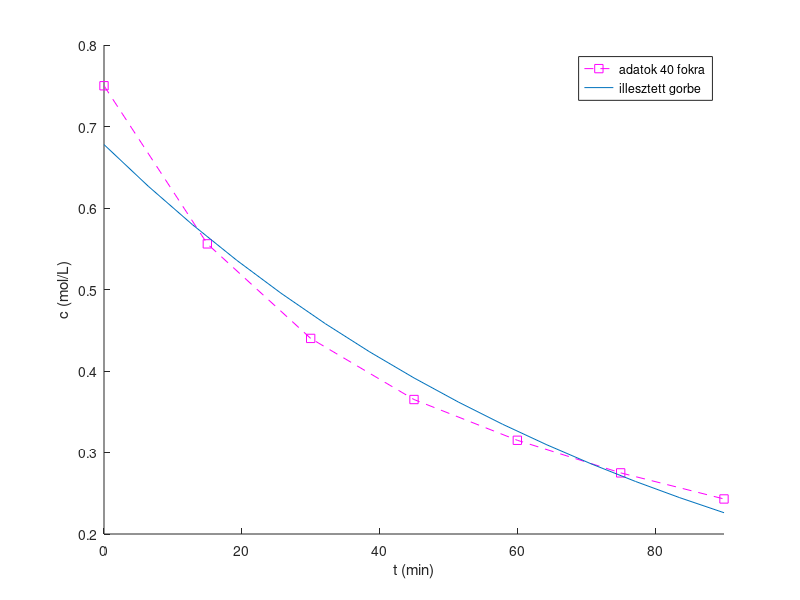
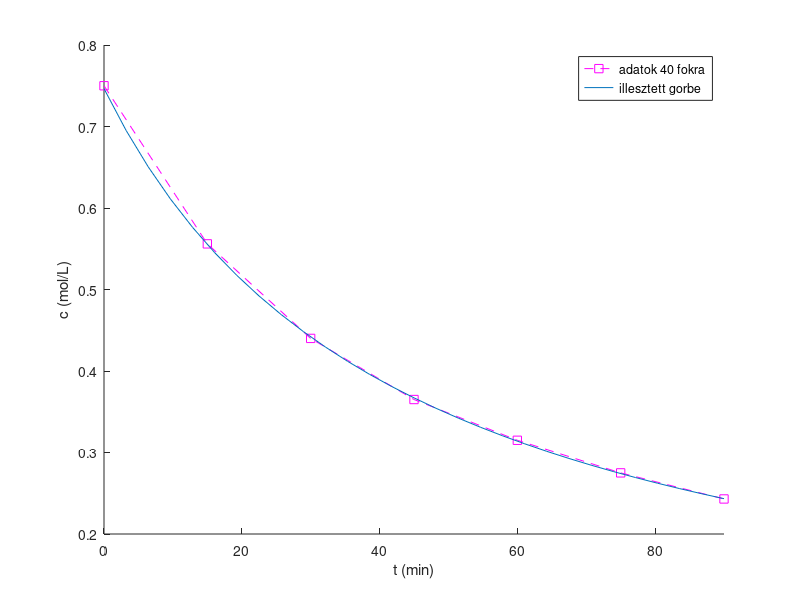
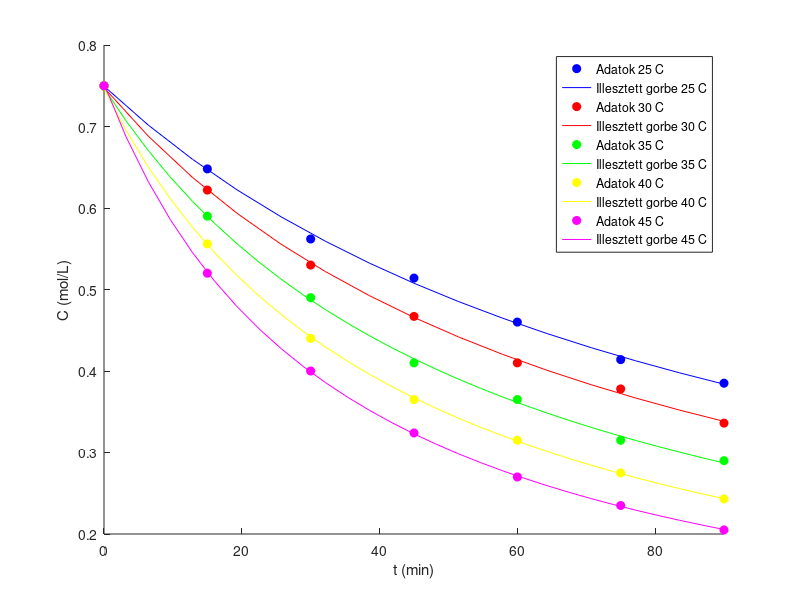
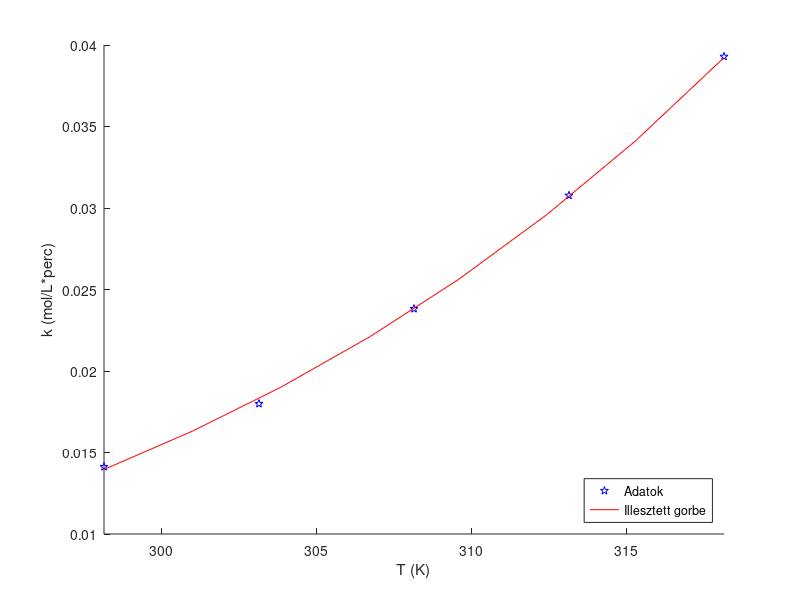

Write the MATLAB code that produced these figures, in order.
clc(), clear(), close('all');

%%Adatok
t_intv = [0, 15, 30, 45, 60, 75, 90]; %%min

c_1 = [0.750, 0.648, 0.562, 0.514, 0.460, 0.414, 0.385]; %%mol/L
c_2 = [0.750, 0.622, 0.530, 0.467, 0.410, 0.378, 0.336]; %%mol/L
c_3 = [0.750, 0.590, 0.490, 0.410, 0.365, 0.315, 0.290]; %%mol/L
c_4 = [0.750, 0.556, 0.440, 0.365, 0.315, 0.275, 0.243]; %%mol/L
c_5 = [0.750, 0.520, 0.400, 0.324, 0.270, 0.235, 0.205]; %%mol/L

t_fok = [25,30,35,40,45]; %%Celsius
T = t_fok + 273.15; %%Kelvin
Trec = 1./T;

%%1 alpont
y_1 = log(c_4);
y_2 = 1./c_4;
%%2 alpont
rec_c_1 = 1 ./c_1;
rec_c_2 = 1 ./c_2;
rec_c_3 = 1 ./c_3;
rec_c_4 = 1 ./c_4;
rec_c_5 = 1 ./c_5;

%% 1.ALPONT - MEGOLDAS
eredm_elsod = polyfit(t_intv, y_1, 1);
c0_elsod = exp(eredm_elsod(2));
k_elsod = -eredm_elsod(1);

eredm_masod = polyfit(t_intv, y_2, 1);
c0_masod = 1./eredm_masod(2);
k_masod = eredm_masod(1);


%% 1.ALPONT - FUGGVENYEK
f_elsod = @ (t) c0_elsod * exp(-k_elsod * t);
f_masod = @(t) c0_masod ./ (1+ k_masod * c0_masod * t);

%% 1.ALPONT - ABRAZOLAS

figure('Name','Elsorendu reakcio');
hold('on');
plot(t_intv, c_4, 'sm--');
fplot( f_elsod, [t_intv(1),t_intv(end)]);
hold('off');
xlabel('t (min)'); ylabel('c (mol/L)');
legend('adatok 40 fokra', 'illesztett gorbe');

figure('Name','Masodrendu reakcio ')
hold('on');
plot(t_intv, c_4, 'sm--');
fplot( f_masod, [t_intv(1),t_intv(end)]);
hold('off');
xlabel('t (min)'); ylabel('c (mol/L)');
legend('adatok 40 fokra', 'illesztett gorbe');

%% 2.ALPONT - MEGOLDAS
eredm_masod_25 = polyfit(t_intv, rec_c_1, 1);
c0_masod_25 = 1./eredm_masod_25(2);
k25 = eredm_masod_25(1);
f_masod_25= @(t) c0_masod_25 ./ (1+ k25 * c0_masod_25 * t);

eredm_masod_30 = polyfit(t_intv, rec_c_2, 1);
c0_masod_30 = 1./eredm_masod_30(2);
k30 = eredm_masod_30(1);
f_masod_30= @(t) c0_masod_30 ./ (1+ k30 * c0_masod_30 * t);

eredm_masod_35 = polyfit(t_intv, rec_c_3, 1);
c0_masod_35 = 1./eredm_masod_35(2);
k35 = eredm_masod_35(1);
f_masod_35= @(t) c0_masod_35 ./ (1+ k35 * c0_masod_35 * t);

eredm_masod_40 = polyfit(t_intv, rec_c_4, 1);
c0_masod_40 = 1./eredm_masod_40(2);
k40 = eredm_masod_40(1);
f_masod_40= @(t) c0_masod_40 ./ (1+ k40 * c0_masod_40 * t);

eredm_masod_45 = polyfit(t_intv, rec_c_5, 1);
c0_masod_45 = 1./eredm_masod_45(2);
k45 = eredm_masod_45(1);
f_masod_45= @(t) c0_masod_45 ./ (1+ k45 * c0_masod_45 * t);

k = [k25, k30,k35, k40, k45];

%% 2.ALPONT - ABRAZOLAS
figure('Name', 'Reakciosebessegi allandok');
hold('on');
plot(t_intv, c_1,'bo', 'MarkerFaceColor', 'b');
fplot(f_masod_25,[t_intv(1),t_intv(end)], 'b');
plot(t_intv, c_2,'ro', 'MarkerFaceColor', 'r');
fplot(f_masod_30,[t_intv(1),t_intv(end)], 'r' );
plot(t_intv, c_3,'go', 'MarkerFaceColor', 'g');
fplot(f_masod_35,[t_intv(1),t_intv(end)], 'g');
plot(t_intv, c_4,'yo','MarkerFaceColor', 'y');
fplot(f_masod_40,[t_intv(1),t_intv(end)], 'y' );
plot(t_intv, c_5,'mo', 'MarkerFaceColor', 'm');
fplot(f_masod_45,[t_intv(1),t_intv(end)], 'm' );
hold('off');
xlabel('t (min)'); ylabel('C (mol/L)');
legend('Adatok 25 C', 'Illesztett gorbe 25 C','Adatok 30 C', 'Illesztett gorbe 30 C','Adatok 35 C', 'Illesztett gorbe 35 C','Adatok 40 C', 'Illesztett gorbe 40 C','Adatok 45 C', 'Illesztett gorbe 45 C' );

%% 3.ALPONT - MEGOLDAS
R=8.3145e-03;
y_lin = log(k);
x_lin = 1./T;

eredm_lin = polyfit(x_lin, y_lin, 1);
Ea = -eredm_lin(1) * R;
A = exp(eredm_lin(2));
f_arh = @(T) A*exp(-Ea./(R*T));

%% 3.ALPONT - ABRAZOLAS
figure('Name', 'Gorbeillesztes')
hold('on');
plot(T, k, 'pb')
fplot(f_arh, [T(1),T(end)], 'r');
hold('off');
xlabel('T (K)'), ylabel('k (mol/L*perc)')
legend( 'Adatok', 'Illesztett gorbe', 'Location', 'Southeast');

%% 4.ALPONT - MEGOLDAS
s1 = sprintf('Aktivalasi energia: E1 = %.3f kJ, Utkozesi tenyezo: A = %.2f, Masodrendu reakcio: n = 2 ', Ea, A);
disp(s1);


